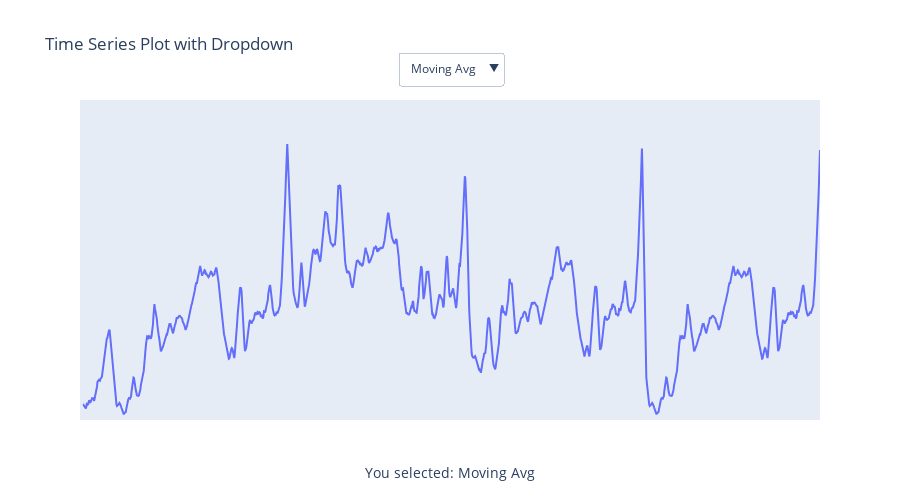

Here is the notebook cell this chart was saved with:
### Code cell
import plotly.graph_objects as go

# Set a fixed y-axis range (adjust based on your data)
y_min = min(newdf_num[['moving_avg', 'ing_hab']].min())  # Minimum across both columns
y_max = max(newdf_num[['moving_avg', 'ing_hab']].max())  # Maximum across both columns

# Create the base figure
fig = go.Figure()

# Add the first column trace (initial trace)
fig.add_trace(
    go.Scatter(
        x=newdf_num['daily'],
        y=newdf_num['moving_avg'],
        mode='lines',
        name='Moving Avg'
    )
)

# Add the second column trace (hidden initially)
fig.add_trace(
    go.Scatter(
        x=newdf_num['daily'],
        y=newdf_num['ing_hab'],
        mode='lines',
        name='Ing_hab',
        visible=False  # Start with this trace hidden
    )
)

# Update the layout to remove axis labels, tick labels, and grid lines
fig.update_layout(
    updatemenus=[
        dict(
            type="dropdown",
            showactive=True,
            buttons=[
                dict(
                    label="Moving Avg",
                    method="update",
                    args=[
                        {"visible": [True, False]},  # Show first trace, hide second
                        {
                            "title": "Time Series of Moving Avg Over Time",
                            "annotations": [
                                dict(
                                    x=0.5,
                                    y=-0.2,
                                    showarrow=False,
                                    text="You selected: Moving Avg",
                                    xref="paper",
                                    yref="paper",
                                    font=dict(size=14)
                                )
                            ]
                        }
                    ]
                ),
                dict(
                    label="Ing_hab",
                    method="update",
                    args=[
                        {"visible": [False, True]},  # Hide first trace, show second
                        {
                            "title": "Time Series of Ing_hab Over Time",
                            "annotations": [
                                dict(
                                    x=0.5,
                                    y=-0.2,
                                    showarrow=False,
                                    text="You selected: Ing_hab",
                                    xref="paper",
                                    yref="paper",
                                    font=dict(size=14)
                                )
                            ]
                        }
                    ]
                )
            ],
            direction="down",  # Dropdown direction
            x=0.5,  # X position of the dropdown
            xanchor="center",
            y=1.15,  # Y position of the dropdown
            yanchor="top"
        )
    ],
    title="Time Series Plot with Dropdown",
    xaxis=dict(
        title='',  # Remove x-axis title
        showticklabels=False,  # Remove x-axis tick labels
        showgrid=False,       # Remove x-axis grid lines
        range=[newdf_num['daily'].min(), newdf_num['daily'].max()],
        dtick='M3',
        tickformat='%Y-%m',
        tickangle=45
    ),
    yaxis=dict(
        title='',  # Remove y-axis title
        showticklabels=False,  # Remove y-axis tick labels
        showgrid=False,        # Remove y-axis grid lines
        range=[y_min, y_max]  # Fixed y-axis range
    ),
    width=900,
    height=500,
    annotations=[  # Initial annotation
        dict(
            x=0.5,
            y=-0.2,
            showarrow=False,
            text="You selected: Moving Avg",
            xref="paper",
            yref="paper",
            font=dict(size=14)
        )
    ]
)

# Show the plot
fig.show()

### Figure 1 — Plotly figure (JSON) as saved in the notebook; plotly's stock layout.template omitted (floating-point values rounded to 4 significant figures; data arrays with more than 128 entries replaced by an {"elided": "..."} marker saying what was removed)
{"data": [{"mode": "lines", "name": "Moving Avg", "type": "scatter", "x": {"elided": "1521 str values"}, "y": {"elided": "1521 float values"}}, {"mode": "lines", "name": "Ing_hab", "type": "scatter", "visible": false, "x": {"elided": "1521 str values"}, "y": {"elided": "1521 float values"}}], "layout": {"annotations": [{"font": {"size": 14}, "showarrow": false, "text": "You selected: Moving Avg", "x": 0.5, "xref": "paper", "y": -0.2, "yref": "paper"}], "height": 500, "title": {"text": "Time Series Plot with Dropdown"}, "updatemenus": [{"buttons": [{"args": [{"visible": [true, false]}, {"annotations": [{"font": {"size": 14}, "showarrow": false, "text": "You selected: Moving Avg", "x": 0.5, "xref": "paper", "y": -0.2, "yref": "paper"}], "title": "Time Series of Moving Avg Over Time"}], "label": "Moving Avg", "method": "update"}, {"args": [{"visible": [false, true]}, {"annotations": [{"font": {"size": 14}, "showarrow": false, "text": "You selected: Ing_hab", "x": 0.5, "xref": "paper", "y": -0.2, "yref": "paper"}], "title": "Time Series of Ing_hab Over Time"}], "label": "Ing_hab", "method": "update"}], "direction": "down", "showactive": true, "type": "dropdown", "x": 0.5, "xanchor": "center", "y": 1.15, "yanchor": "top"}], "width": 900, "xaxis": {"dtick": "M3", "range": ["2020-11-01T00:00:00", "2024-12-31T00:00:00"], "showgrid": false, "showticklabels": false, "tickangle": 45, "tickformat": "%Y-%m", "title": {"text": ""}}, "yaxis": {"range": [25350.0, 371900.0], "showgrid": false, "showticklabels": false, "title": {"text": ""}}}}
